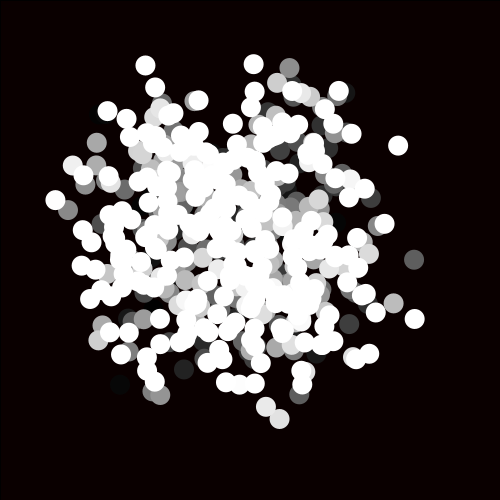
Frame 1 (no input)
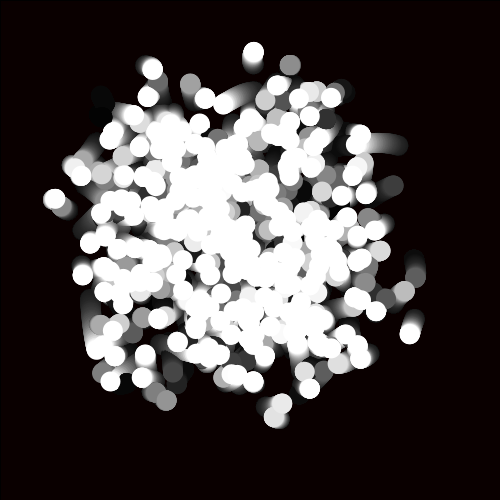
Frame 60 (the mouse pressed at the canvas centre just before this capture)
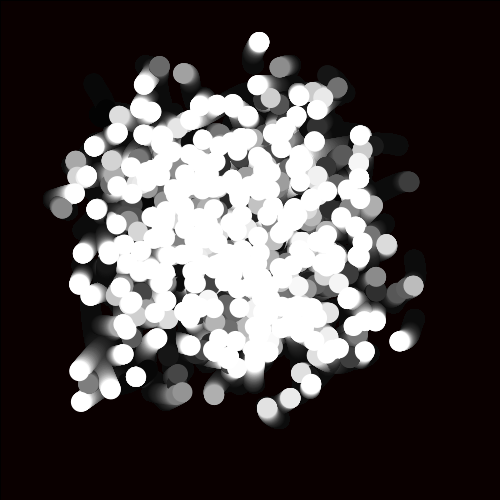
Frame 120 (the mouse held since frame 60 and released just before this capture)

The Processing sketch that drew these frames (run headless with seeded random() and noise(); from frame 60 on, the mouse is pressed at the canvas centre):

// Processing sketch: Magic_Worms
// ── Magic_Worms.pde

void setup(){
  size(500,500);
  background(10,0,0);
}

void draw(){
 makeMagical();
 for(int i=0; i<500; ++i){ 
     
   fill(i,i,i);
  ellipse(getWormX(i),getWormY(i),20,20);
 }
  

}
float frequency = .001;
float noiseInterval = PI; 

void makeMagical() {
  fill( 0, 0, 0, 10 );rect(0, 0, width, height);noStroke();
}

float getWormX(int i) {
  return map(noise(i*noiseInterval + frameCount * frequency), 0, 1, 0, width);
}

float getWormY(int i) {
  return map(noise(i*noiseInterval+1 + frameCount * frequency), 0, 1, 0, height);
}
